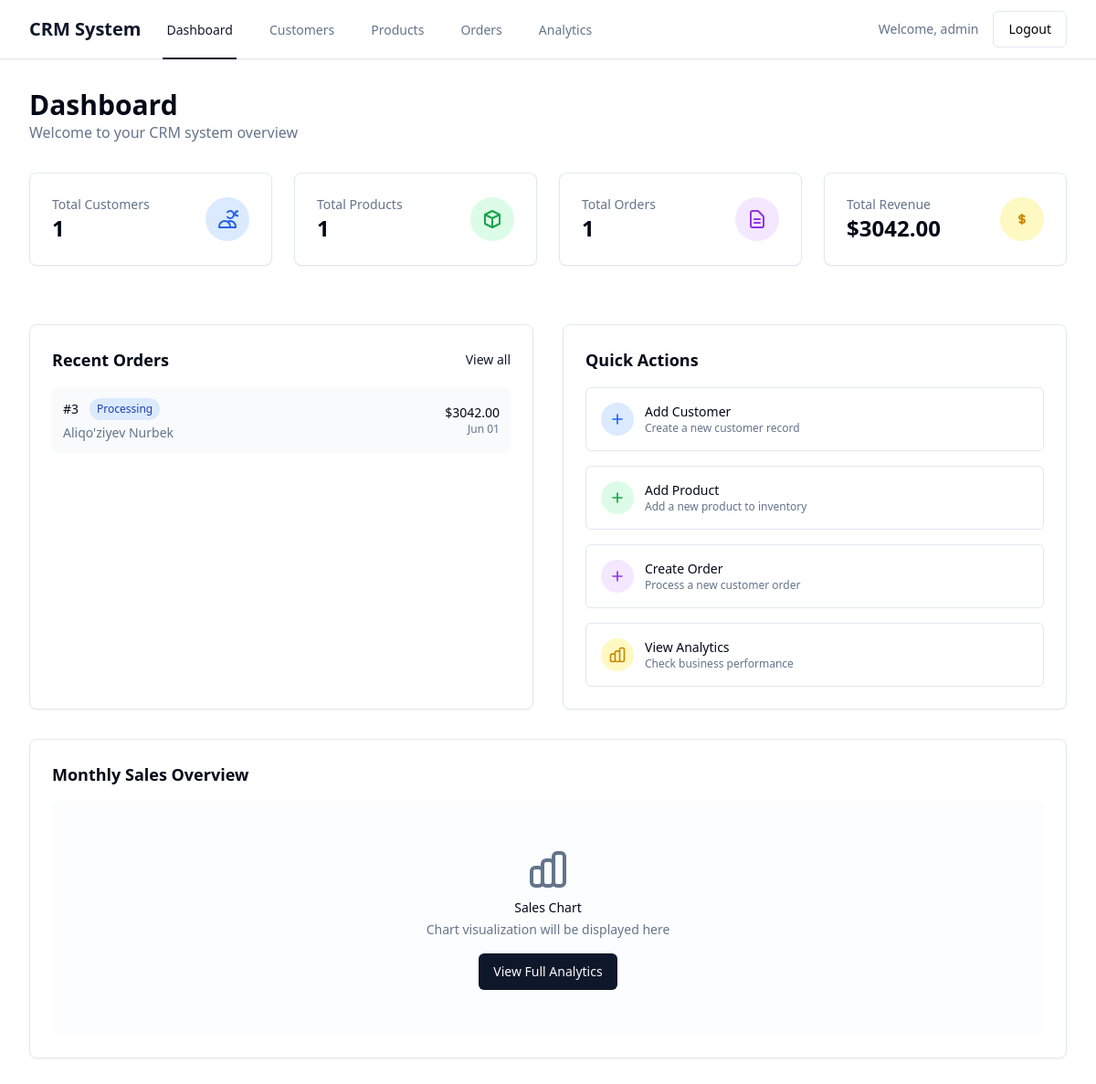
Page /dashboard/ (signed in) on the earlier database version.
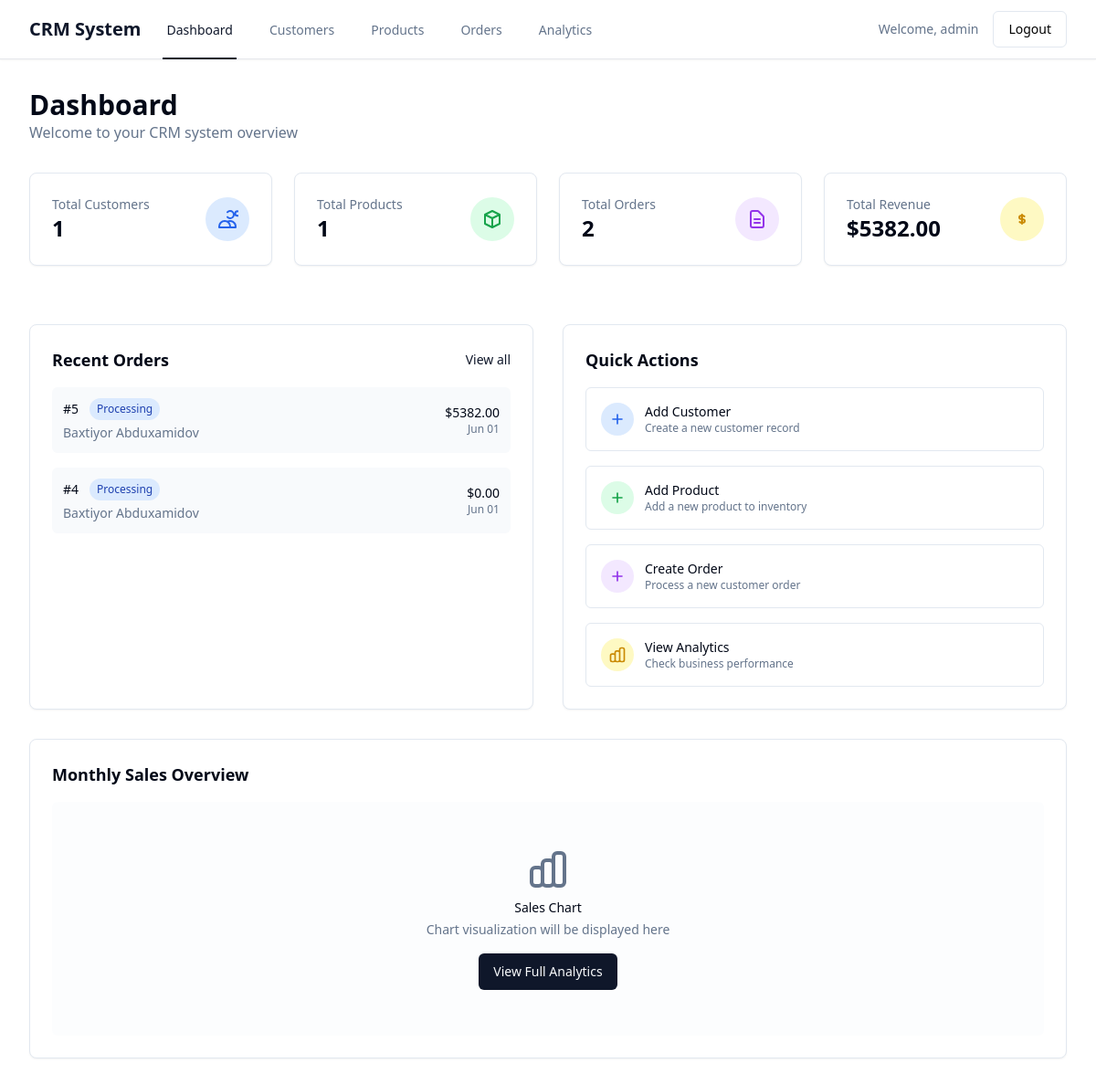
Same page on the later database version.
### app/models.py (models this page shows, shortened)
class Order(models.Model):
    STATUS_CHOICES = [
        ('pending', 'Pending'),
        ('processing', 'Processing'),
        ('shipped', 'Shipped'),
        ('delivered', 'Delivered'),
        ('cancelled', 'Cancelled'),
    ]
    customer = models.ForeignKey(Customer, on_delete=models.CASCADE)
    products = models.ManyToManyField(Product, through='OrderItem')
    status = models.CharField(max_length=20, choices=STATUS_CHOICES, default='pending')
    total_amount = models.DecimalField(max_digits=10, decimal_places=2, default=0)
    order_date = models.DateTimeField(default=timezone.now)
    created_at = models.DateTimeField(auto_now_add=True)
    updated_at = models.DateTimeField(auto_now=True)

class Customer(models.Model):
    CUSTOMER_TYPES = [
        ('individual', 'Individual'),
        ('business', 'Business'),
    ]
    first_name = models.CharField(max_length=100)
    last_name = models.CharField(max_length=100)
    email = models.EmailField(unique=True)
    phone = models.CharField(max_length=20)
    address = models.TextField()
    customer_type = models.CharField(max_length=20, choices=CUSTOMER_TYPES, default='individual')
    created_at = models.DateTimeField(auto_now_add=True)
    updated_at = models.DateTimeField(auto_now=True)
    @property
    def full_name(self):
        return f"{self.first_name} {self.last_name}"

### app/views.py (the view)
# urls.py: path('dashboard/', views.dashboard, name='dashboard'),
@login_required
def dashboard(request):
    total_customers = Customer.objects.count()
    total_products = Product.objects.count()
    total_orders = Order.objects.count()
    total_revenue = Order.objects.aggregate(Sum('total_amount'))['total_amount__sum'] or 0
    recent_orders = Order.objects.select_related('customer').order_by('-created_at')[:5]
    monthly_sales = []
    for i in range(12):
        month_start = datetime.now().replace(day=1) - timedelta(days=30*i)
        month_end = month_start + timedelta(days=30)
        sales = Order.objects.filter(
            order_date__gte=month_start,
            order_date__lt=month_end
        ).aggregate(Sum('total_amount'))['total_amount__sum'] or 0
        monthly_sales.append({
            'month': month_start.strftime('%b'),
            'sales': float(sales)
        })
    monthly_sales.reverse()
    low_stock_products = Product.objects.filter(stock_quantity__lt=10).count()
    pending_orders = Order.objects.filter(status='pending').count()
    context = {
        'total_customers': total_customers,
        'total_products': total_products,
        'total_orders': total_orders,
        'total_revenue': total_revenue,
        'recent_orders': recent_orders,
        'monthly_sales': json.dumps(monthly_sales),
        'low_stock_products': low_stock_products,
        'pending_orders': pending_orders,
    }
    return render(request, 'crm/dashboard.html', context)

### app/templates/crm/dashboard.html (shortened to what the changed rows need)
{% extends 'base.html' %}
{% block content %}
<div class="mx-auto max-w-7xl px-4 sm:px-6 lg:px-8 py-8">
    <div class="mb-8">
        <h1 class="text-3xl font-bold text-foreground">Dashboard</h1>
    </div>
    <div class="grid grid-cols-1 gap-6 sm:grid-cols-2 lg:grid-cols-4 mb-8">
        <div class="rounded-lg border border-border bg-card text-card-foreground shadow-sm p-6">
            <div class="flex items-center">
                <div class="flex-1">
                    <p class="text-sm font-medium text-muted-foreground">Total Orders</p>
                    <p class="text-2xl font-bold text-foreground">{{ total_orders }}</p>
                </div>
            </div>
        </div>
        <div class="rounded-lg border border-border bg-card text-card-foreground shadow-sm p-6">
            <div class="flex items-center">
                <div class="flex-1">
                    <p class="text-sm font-medium text-muted-foreground">Total Revenue</p>
                    <p class="text-2xl font-bold text-foreground">${{ total_revenue|floatformat:2 }}</p>
                </div>
            </div>
        </div>
    </div>
    <div class="grid grid-cols-1 lg:grid-cols-2 gap-8">
        <div class="rounded-lg border border-border bg-card text-card-foreground shadow-sm p-6">
            {% if recent_orders %}
            <div class="space-y-4">
                {% for order in recent_orders %}
                <div class="flex items-center justify-between p-3 rounded-md bg-muted/50">
                    <div class="flex-1">
                        <div class="flex items-center space-x-3">
                            <span class="text-sm font-medium text-foreground">#{{ order.id }}</span>
                            <span class="inline-flex items-center rounded-full px-2 py-1 text-xs font-medium
                                {% if order.status == 'pending' %}bg-yellow-100 text-yellow-800
                                {% elif order.status == 'processing' %}bg-blue-100 text-blue-800
                                {% elif order.status == 'shipped' %}bg-purple-100 text-purple-800
                                {% elif order.status == 'delivered' %}bg-green-100 text-green-800
                                {% else %}bg-red-100 text-red-800{% endif %}">
                                {{ order.get_status_display }}
                            </span>
                        </div>
                        <p class="text-sm text-muted-foreground mt-1">{{ order.customer.full_name }}</p>
                    </div>
                    <div class="text-right">
                        <p class="text-sm font-medium text-foreground">${{ order.total_amount|floatformat:2 }}</p>
                        <p class="text-xs text-muted-foreground">{{ order.created_at|date:"M d" }}</p>
                    </div>
                </div>
                {% endfor %}
            </div>
            {% endif %}
        </div>
    </div>
</div>
{% endblock %}

Differences in the rows shown:
removed Order: id "3", status "Processing", customer.full_name "Aliqo'ziyev Nurbek", total_amount "3042.00", created_at "Jun 01"
added Order: id "5", status "Processing", customer.full_name "Baxtiyor Abduxamidov", total_amount "5382.00", created_at "Jun 01"
added Order: id "4", status "Processing", customer.full_name "Baxtiyor Abduxamidov", total_amount "0.00", created_at "Jun 01"
Other differences:
{{ total_orders }}: "1" → "2"
{{ total_revenue|floatformat:2 }}: "3042.00" → "5382.00"
